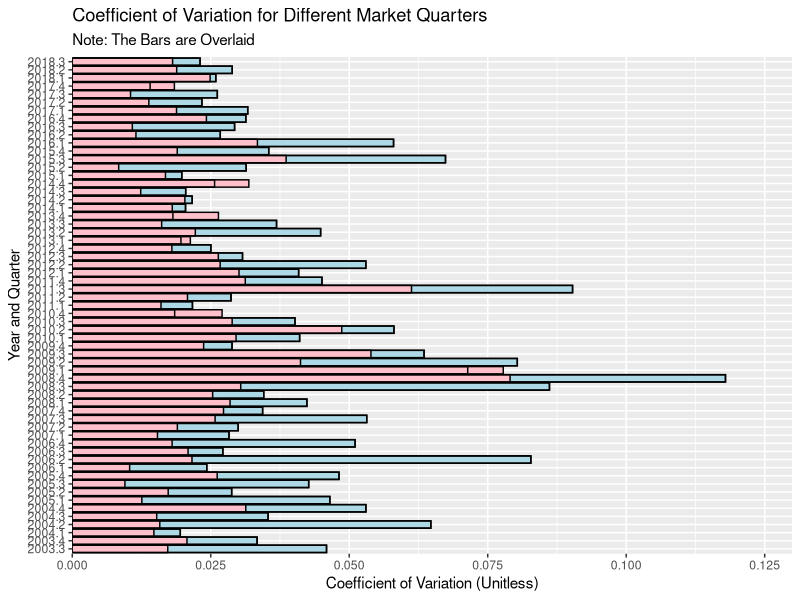
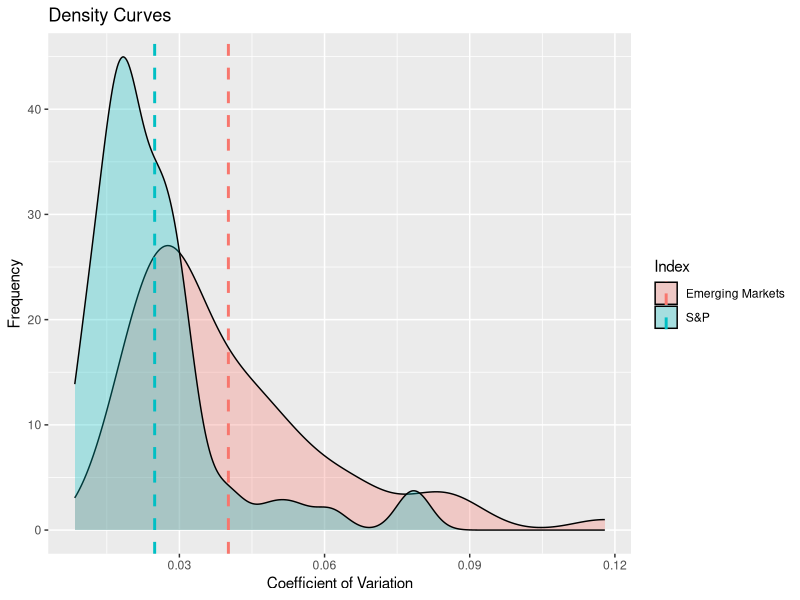

The R script that drew these images, in order:
# Import stock data

sp_data = read.csv('SP.csv')
emerging_data = read.csv('EEM.csv')

# Split data into quarters of the year

#install.packages("lubridate", dependencies=TRUE, repos='http://cran.rstudio.com/')
library(lubridate)

sp_quarters = split(sp_data, quarter(sp_data$Date, with_year=TRUE))
emerging_quarters = split(emerging_data, quarter(emerging_data$Date, with_year=TRUE))

# Analyze the coefficient of variation

calculate_cv = function(vec) {
  return (sd(vec$Adj.Close) / mean(vec$Adj.Close))
}

# Calculate cv for each quarter and combine into a single dataframe
sp_cv = lapply(sp_quarters, calculate_cv)
sp_cv = data.frame(
  Quarter = attr(sp_quarters, 'names'), 
  CV = as.data.frame(do.call("rbind", sp_cv))$V1)

emerging_cv = lapply(emerging_quarters, calculate_cv)
emerging_cv = data.frame(
  Quarter = attr(emerging_quarters, 'names'), 
  CV = as.data.frame(do.call("rbind", emerging_cv))$V1)

# Calculate the t-test to see if emerging markets are significantly more volatile

t.test(emerging_cv$CV, sp_cv$CV, alternative="greater")

# Graph the data

library(ggplot2)

# Histogram
g_data = data.frame(Quarter = emerging_cv$Quarter, SP = sp_cv$CV, Emerging = emerging_cv$CV)
ggplot(data=g_data,aes(x=Quarter, y=CV))+scale_x_discrete(limits = rev(levels(g_data$Quarter)))+geom_bar(aes(y=Emerging),stat="identity",position ="identity",fill='lightblue',color='black') +geom_bar(aes(y=SP),stat="identity",position ="identity",fill='pink',color='black')+geom_bar(aes(y=Emerging),stat="identity",position ="identity",alpha=0,color='black') +coord_flip() + scale_y_continuous(expand = c(0, 0), limits = c(0, 0.13)) +xlab("Year and Quarter") + ylab("Coefficient of Variation (Unitless)")+ggtitle("Coefficient of Variation for Different Market Quarters", subtitle="Note: The Bars are Overlaid")

# Density Curve
t_data = data.frame(Index = rep(c("Emerging Markets", "S&P"), each = 61), cv = c(emerging_cv$CV, sp_cv$CV))
cdat = data.frame(Index = c("Emerging Markets", "S&P"), rating.mean=c(mean(emerging_cv$CV), mean(sp_cv$CV)))
ggplot(t_data, aes(x=cv, fill=Index)) + geom_density(alpha=0.3) + geom_vline(data=cdat, aes(xintercept=rating.mean,  colour=Index), linetype="dashed", size=1) + ggtitle("Density Curves")+xlab("Coefficient of Variation")+ylab("Frequency")

